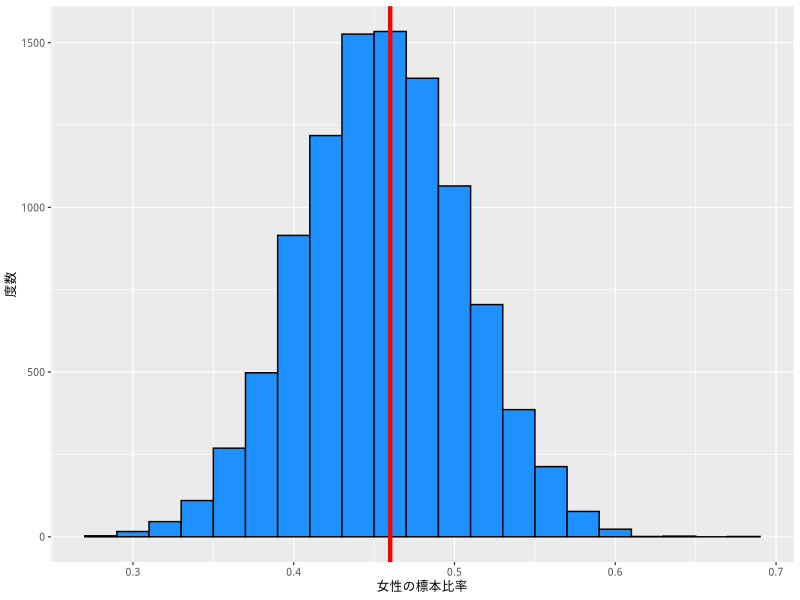

Source code (R):
## ---- chunk 1
#| message: false
library(tidyverse)
## 図の中で日本語を使えるようにする
## フォントの設定はお好みで
## （Unix/Linux ではIPAexフォントのインストールが必要かも）
if (.Platform$OS.type == "windows") { 
  my_font <- "Yu Gothic"  
} else if (capabilities("aqua")) { 
  my_font <- "HiraginoSans-W3"
} else {
  my_font <- "IPAexGothic"
}
theme_set(theme_gray(base_size = 9,
                     base_family = my_font))
## ---- chunk 2
pop <- rep(c("female", "male"), c(4600, 5400))
## ---- chunk 3
length(pop)
## ---- chunk 4
table(pop)
## ---- chunk 5
N <- 100
sample_1 <- sample(pop, size = N, replace = FALSE)
## ---- chunk 6
table(sample_1) / N
## ---- chunk 7
sum(sample_1 == "female") / N
## ---- chunk 8
mean(sample_1 == "female")
## ---- chunk 9
sample_2 <- sample(pop, size = N, replace = FALSE)
mean(sample_2 == "female")
## ---- chunk 10
sample_3 <- sample(pop, size = N, replace = FALSE)
mean(sample_3 == "female")
## ---- chunk 11
res_1 <- rep(NA, 1e4) 
## ---- chunk 12
res_1[1:10]
## ---- chunk 13
for (i in 1 : 1e4) {
  x <- sample(pop, size = N, replace = FALSE)
  res_1[i] <- mean(x == "female")
}
## ---- chunk 14
res_1[1 : 10]
## ---- chunk 15
df1 <- tibble(sample = res_1)
hist1 <- ggplot(df1, aes(x = sample)) +
  geom_histogram(binwidth = 0.02, 
                 color = "black", 
                 fill = "dodgerblue") +
  geom_vline(xintercept = 0.46, 
             color = "red", 
             linewidth = 1.5) +
  labs(x = "女性の標本比率", 
       y = "度数")
plot(hist1)
## ---- chunk 16
sd(res_1)
## ---- chunk 17
pi <- 0.46
pop_sd <- sqrt(pi * (1 - pi))
pop_sd / sqrt(100)
